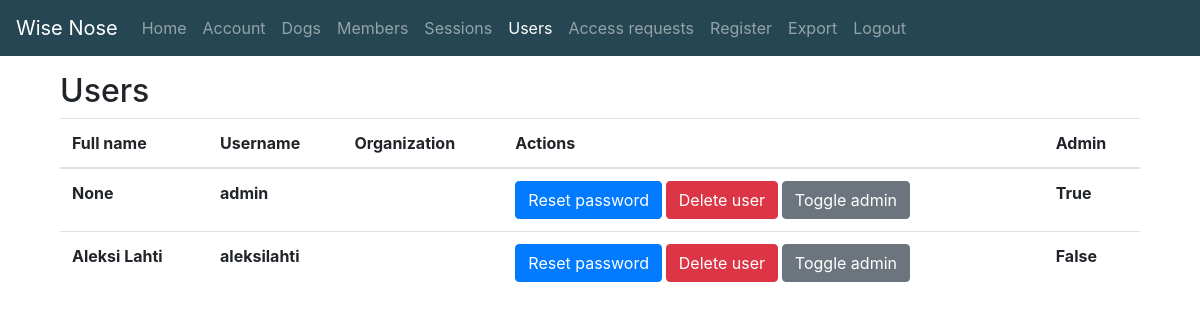
Page /users (signed in) on the earlier database version.
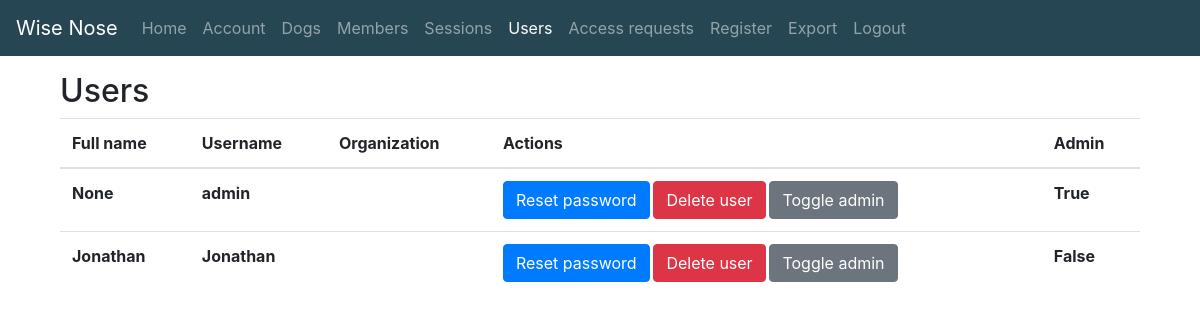
Same page on the later database version.
### app.py (models this page shows)
class User(db.Model, UserMixin):
    id = db.Column(db.Integer, primary_key=True)
    name = db.Column(db.String(256), nullable=True)
    username = db.Column(db.String(256), unique=True, nullable=False)
    email = db.Column(db.String(256), nullable=False)
    pw_hash = db.Column(db.String(256), nullable=False)
    admin = db.Column(db.Boolean, default=False)
    sessions = db.relationship("Session", back_populates="user")
    samples = db.relationship("Sample", back_populates="user")

### app.py (the view)
@app.route("/users")
def users():
    if current_user.is_authenticated:
        if current_user.admin:
            users = User.query.all()
            return render_template('users.html', users=users)
        flash('You need admin privileges to access this page!', 'danger')
        return redirect(url_for('home'))
    return redirect(url_for('login'))

### app.py (called while the page is built)
@login_manager.user_loader
def load_user(user_id):
    user = User.query.get(int(user_id))
    print("Loaded user: " + str(user))
    return user

@event.listens_for(Engine, "connect")
def set_sqlite_pragma(dbapi_connection, connection_record):
    cursor = dbapi_connection.cursor()
    cursor.execute("PRAGMA foreign_keys=ON")
    cursor.close()

### templates/users.html (shortened to what this page needs)
{% extends 'base.html' %}
{% block body %}
<div class="container">
    <h2 class="page-header">Users</h2>
    <table class="table">
      <thead>
        <th scope="col">Full name</th>
        <th scope="col">Username</th>
        <th scope="col">Organization</th>
        <th scope="col">Actions</th>
        <th scope="col">Admin</th>
      </thead>
      <tbody id="users-table">
      {% for user in users %}
        <tr>
          <th scope="col">{{ user.name }}</th>
          <th scope="col">{{ user.username }}</th>
          <th scope="col">{{ user.organization }}</th>
          <th scope="col">
            <a type="button" href="{{ url_for('change_pw', user_id=user.id) }}" class="btn btn-primary">Reset password</a>
            <a type="button" href="{{ url_for('delete_user', user_id=user.id) }}" class="btn btn-danger">Delete user</a>
            <a type="button" href="{{ url_for('toggle_admin', user_id=user.id) }}" class="btn btn-secondary">Toggle admin</a>
          </th>
          <th scope="col">{{ user.admin }}</th>
        </tr>
    {% endfor %}
      </tbody>
    </table>
  </div>
{% endblock %}

Differences in the rows shown:
changed User "False": name "Aleksi Lahti" → "Jonathan"; username "aleksilahti" → "Jonathan"
